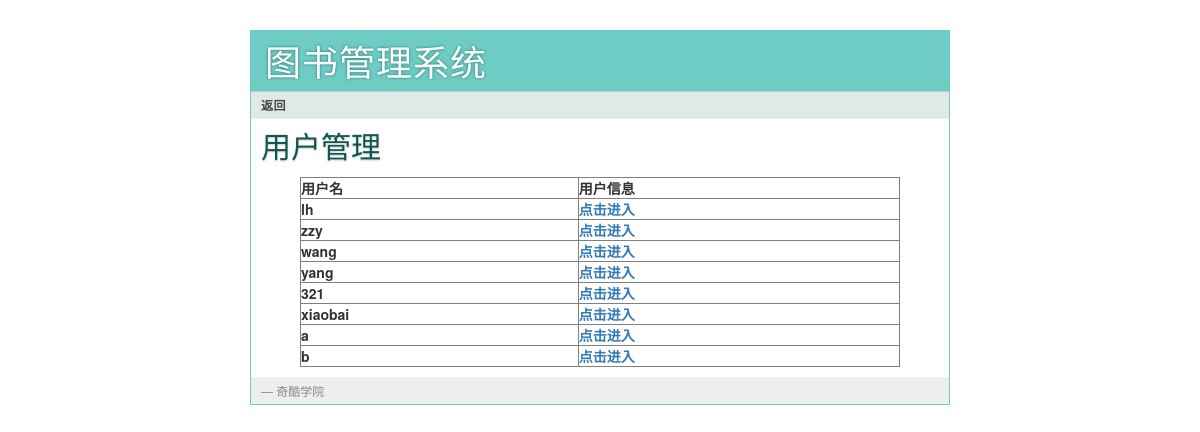
Screenshot of /manager/user_manage/ with the database file from the repository.
### books/models.py (models this page shows, shortened)
class StuUser(User):
    college = models.CharField(max_length=30, blank=True, null=True)
    sno = models.IntegerField(blank=True, null=True, unique=True)
    def name(self):
        return self.username
    name.short_description = '用户昵称'
    def pwd(self):
        return self.password
    pwd.short_description = '密码'
    def e(self):
        return self.email
    e.short_description = '邮箱'
    def col(self):
        return self.college
    col.short_description = '学院'
    def s(self):
        return self.sno
    s.short_description = '学号'

### manager/views.py (the view)
def user_manage(request):
    users = StuUser.objects.all()
    return render(request, 'manager_users.html', {'users': users})

### templates/manager_users.html (shortened to what this page needs)
{% extends 'base.html' %}
{% block link%}
	<a href="{% url 'manager:index' %}"> 返回 </a>
{%  endblock%}
{% block body%}
	<h2> 用户管理 </h2>
	<table width="600" border="1", align="center">
	  <tr>
	    <th align="center"> 用户名 </th>
	    <th align="center"> 用户信息 </th>
	  </tr>
	  {% for user in users%}
	  <tr>
	    <th align="center"> {{user.username}}</th>
	    <th align="center"> <a href="{% url 'manager:userdetail' user.id %}"> 点击进入 </a> </th>
	  </tr>
	  {% endfor %}
	</table>
{% endblock%}

### static/style.css (style rules this page uses)
a { color: #26776F; }
div.page div.navigation a { color: #444; font-weight: bold; }
div.page h2 { margin: 0 0 15px 0; color: #105751; text-shadow: 0 1px 2px #ccc; }

### rows the page displays
StuUser: username "lh"
StuUser: username "zzy"
StuUser: username "wang"
StuUser: username "yang"
StuUser: username "321"
StuUser: username "xiaobai"
StuUser: username "a"
StuUser: username "b"
